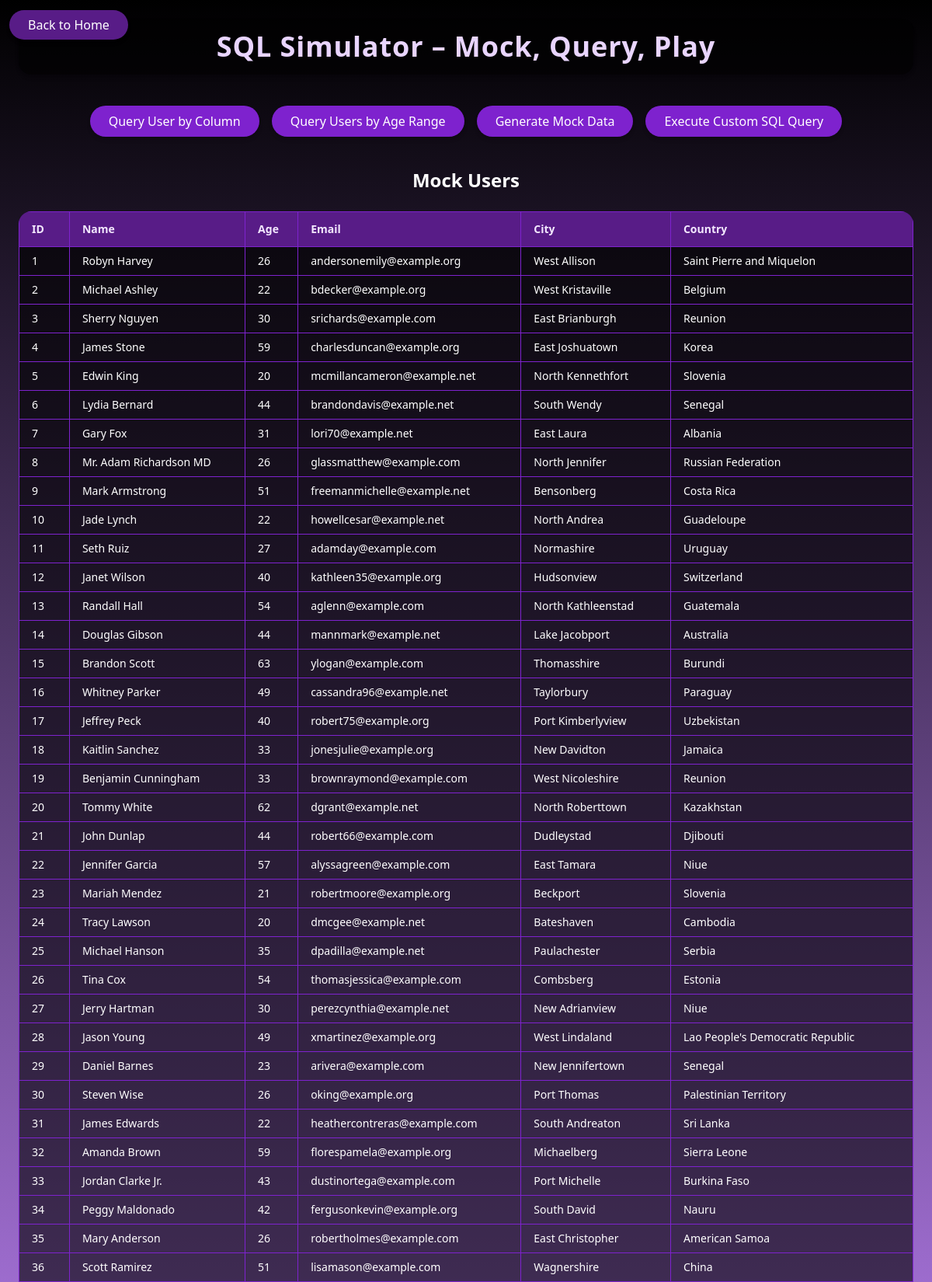
The page / (upper part) on the database its author committed.
### tables this page shows
CREATE TABLE users (
        id INTEGER PRIMARY KEY,
        name TEXT,
        age INTEGER,
        email TEXT,
        city TEXT,
        country TEXT
    );

### app.py (the view)
@app.route("/")
def home():
    conn = get_db_connection()
    cursor = conn.cursor()
    cursor.execute("SELECT * FROM users")
    users = cursor.fetchall()
    conn.close()
    return render_template("index.html", users=users)

### app.py (called while the page is built)
def get_db_connection():
    conn = sqlite3.connect("mock_data.db")
    conn.row_factory = sqlite3.Row  # This allows us to access columns by name
    return conn

### templates/index.html (shortened to what this page needs)
<!DOCTYPE html>
<html lang="en">
  <head>
    <script src="https://cdn.tailwindcss.com"></script>
  </head>
  <body
    class="min-h-screen bg-gradient-to-b from-black via-purple-400 to-black text-white p-6"
  >
    <header
      class="w-full bg-black bg-opacity-60 rounded-2xl shadow-md px-6 py-4 mb-10 text-center"
    >
      <h1 class="text-3xl md:text-4xl font-bold tracking-wide text-purple-200">
        SQL Simulator – Mock, Query, Play
      </h1>
    </header>
    <div class="absolute top-5 left-3 mb-8">
      <a
        href="https://toollsuite.vercel.app/"
        class="px-6 py-2 rounded-full bg-purple-900 hover:bg-purple-800 active:scale-95 transition transform text-white shadow-md"
      >
        Back to Home
      </a>
    </div>
    <div class="flex flex-wrap justify-center gap-4 mb-10">
      <a
        href="/query_user"
        class="px-6 py-2 rounded-full bg-purple-700 hover:bg-purple-600 active:scale-95 transition transform text-white shadow-md"
      >
        Query User by Column
      </a>
      <a
        href="/query_users_by_age"
        class="px-6 py-2 rounded-full bg-purple-700 hover:bg-purple-600 active:scale-95 transition transform text-white shadow-md"
      >
        Query Users by Age Range
      </a>
      <a
        href="/generate_data"
        class="px-6 py-2 rounded-full bg-purple-700 hover:bg-purple-600 active:scale-95 transition transform text-white shadow-md"
      >
        Generate Mock Data
      </a>
      <a
        href="/execute_sql"
        class="px-6 py-2 rounded-full bg-purple-700 hover:bg-purple-600 active:scale-95 transition transform text-white shadow-md"
      >
        Execute Custom SQL Query
      </a>
    </div>
    <h2 class="text-2xl font-semibold text-center mb-6">Mock Users</h2>
    <div class="overflow-x-auto">
      <table
        class="w-full table-auto text-sm text-left border-collapse rounded-2xl overflow-hidden shadow-lg bg-black bg-opacity-60"
      >
        <thead class="bg-purple-900 text-purple-100">
          <tr>
            <th class="px-4 py-3 border border-purple-700">ID</th>
            <th class="px-4 py-3 border border-purple-700">Name</th>
            <th class="px-4 py-3 border border-purple-700">Age</th>
            <th class="px-4 py-3 border border-purple-700">Email</th>
            <th class="px-4 py-3 border border-purple-700">City</th>
            <th class="px-4 py-3 border border-purple-700">Country</th>
          </tr>
        </thead>
        <tbody>
          {% for user in users %}
          <tr class="hover:bg-purple-800 hover:bg-opacity-30 transition-colors">
            <td class="px-4 py-2 border border-purple-700">{{ user['id'] }}</td>
            <td class="px-4 py-2 border border-purple-700">
              {{ user['name'] }}
            </td>
            <td class="px-4 py-2 border border-purple-700">
              {{ user['age'] }}
            </td>
            <td class="px-4 py-2 border border-purple-700">
              {{ user['email'] }}
            </td>
            <td class="px-4 py-2 border border-purple-700">
              {{ user['city'] }}
            </td>
            <td class="px-4 py-2 border border-purple-700">
              {{ user['country'] }}
            </td>
          </tr>
          {% endfor %}
        </tbody>
      </table>
    </div>
  </body>
</html>

### rows shown on the page
users: id "1", name "Robyn Harvey", age "26", email "andersonemily@example.org", city "West Allison", country "Saint Pierre and Miquelon"
users: id "2", name "Michael Ashley", age "22", email "bdecker@example.org", city "West Kristaville", country "Belgium"
users: id "3", name "Sherry Nguyen", age "30", email "srichards@example.com", city "East Brianburgh", country "Reunion"
users: id "4", name "James Stone", age "59", email "charlesduncan@example.org", city "East Joshuatown", country "Korea"
users: id "5", name "Edwin King", age "20", email "mcmillancameron@example.net", city "North Kennethfort", country "Slovenia"
users: id "6", name "Lydia Bernard", age "44", email "brandondavis@example.net", city "South Wendy", country "Senegal"
users: id "7", name "Gary Fox", age "31", email "lori70@example.net", city "East Laura", country "Albania"
users: id "8", name "Mr. Adam Richardson MD", age "26", email "glassmatthew@example.com", city "North Jennifer", country "Russian Federation"
users: id "9", name "Mark Armstrong", age "51", email "freemanmichelle@example.net", city "Bensonberg", country "Costa Rica"
users: id "10", name "Jade Lynch", age "22", email "howellcesar@example.net", city "North Andrea", country "Guadeloupe"
users: id "11", name "Seth Ruiz", age "27", email "adamday@example.com", city "Normashire", country "Uruguay"
users: id "12", name "Janet Wilson", age "40", email "kathleen35@example.org", city "Hudsonview", country "Switzerland"
users: id "13", name "Randall Hall", age "54", email "aglenn@example.com", city "North Kathleenstad", country "Guatemala"
users: id "14", name "Douglas Gibson", age "44", email "mannmark@example.net", city "Lake Jacobport", country "Australia"
users: id "15", name "Brandon Scott", age "63", email "ylogan@example.com", city "Thomasshire", country "Burundi"
users: id "16", name "Whitney Parker", age "49", email "cassandra96@example.net", city "Taylorbury", country "Paraguay"
users: id "17", name "Jeffrey Peck", age "40", email "robert75@example.org", city "Port Kimberlyview", country "Uzbekistan"
users: id "18", name "Kaitlin Sanchez", age "33", email "jonesjulie@example.org", city "New Davidton", country "Jamaica"
users: id "19", name "Benjamin Cunningham", age "33", email "brownraymond@example.com", city "West Nicoleshire", country "Reunion"
users: id "20", name "Tommy White", age "62", email "dgrant@example.net", city "North Roberttown", country "Kazakhstan"
users: id "21", name "John Dunlap", age "44", email "robert66@example.com", city "Dudleystad", country "Djibouti"
users: id "22", name "Jennifer Garcia", age "57", email "alyssagreen@example.com", city "East Tamara", country "Niue"
users: id "23", name "Mariah Mendez", age "21", email "robertmoore@example.org", city "Beckport", country "Slovenia"
users: id "24", name "Tracy Lawson", age "20", email "dmcgee@example.net", city "Bateshaven", country "Cambodia"
users: id "25", name "Michael Hanson", age "35", email "dpadilla@example.net", city "Paulachester", country "Serbia"
users: id "26", name "Tina Cox", age "54", email "thomasjessica@example.com", city "Combsberg", country "Estonia"
users: id "27", name "Jerry Hartman", age "30", email "perezcynthia@example.net", city "New Adrianview", country "Niue"
users: id "28", name "Jason Young", age "49", email "xmartinez@example.org", city "West Lindaland", country "Lao People's Democratic Republic"
users: id "29", name "Daniel Barnes", age "23", email "arivera@example.com", city "New Jennifertown", country "Senegal"
users: id "30", name "Steven Wise", age "26", email "oking@example.org", city "Port Thomas", country "Palestinian Territory"
users: id "31", name "James Edwards", age "22", email "heathercontreras@example.com", city "South Andreaton", country "Sri Lanka"
users: id "32", name "Amanda Brown", age "59", email "florespamela@example.org", city "Michaelberg", country "Sierra Leone"
users: id "33", name "Jordan Clarke Jr.", age "43", email "dustinortega@example.com", city "Port Michelle", country "Burkina Faso"
users: id "34", name "Peggy Maldonado", age "42", email "fergusonkevin@example.org", city "South David", country "Nauru"
users: id "35", name "Mary Anderson", age "26", email "robertholmes@example.com", city "East Christopher", country "American Samoa"
users: id "36", name "Scott Ramirez", age "51", email "lisamason@example.com", city "Wagnershire", country "China"
